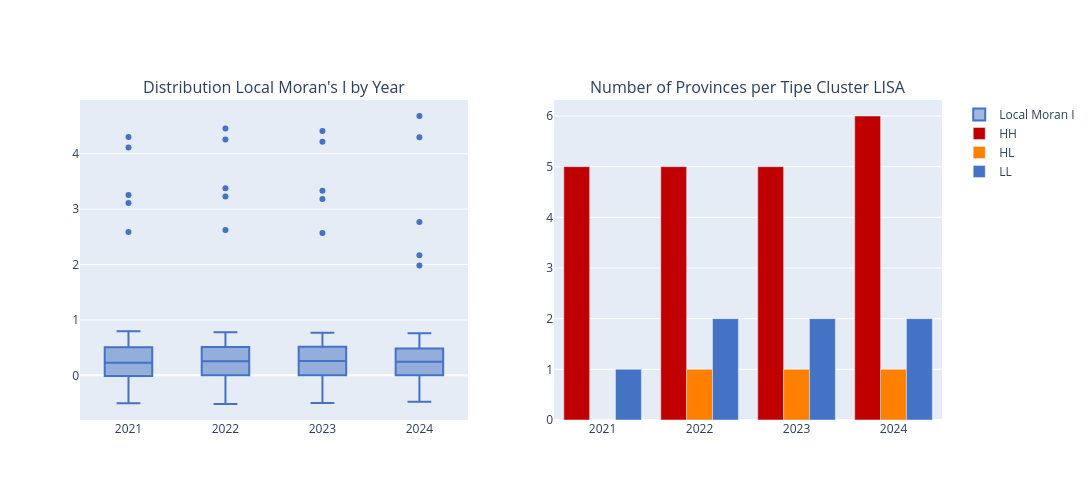

The cell this chart's notebook holds for it:
### Code cell
fig_dist_lisa = make_subplots(rows=1, cols=2, subplot_titles=("Distribution Local Moran's I by Year", "Number of Provinces per Tipe Cluster LISA"))

fig_dist_lisa.add_trace(go.Box(x=df_lisa['year'], y=df_lisa['local_moran_i'], marker_color='#4472C4', name='Local Moran I'), row=1, col=1)

count_cluster = df_lisa[df_lisa['significant']].groupby(['year', 'quadrant']).size().unstack(fill_value=0)
for col in count_cluster.columns:
    fig_dist_lisa.add_trace(go.Bar(name=col, x=count_cluster.index, y=count_cluster[col], marker_color=LISA_COLORS.get(col, 'gray')), row=1, col=2)

fig_dist_lisa.update_layout(height=500, width=1100, barmode='group')
fig_dist_lisa.write_json(OUTPUT_DIR / 'plot_lisa_distribution.json')
fig_dist_lisa.show()

### Figure 1 — Plotly figure (JSON) as saved in the notebook; plotly's stock layout.template omitted (floating-point values rounded to 4 significant figures; data arrays with more than 128 entries replaced by an {"elided": "..."} marker saying what was removed)
{"data": [{"marker": {"color": "#4472C4"}, "name": "Local Moran I", "type": "box", "x": {"elided": "151 int values"}, "xaxis": "x", "y": {"elided": "151 float values"}, "yaxis": "y"}, {"marker": {"color": "#C00000"}, "name": "HH", "type": "bar", "x": [2021, 2022, 2023, 2024], "xaxis": "x2", "y": [5, 5, 5, 6], "yaxis": "y2"}, {"marker": {"color": "#FF7F00"}, "name": "HL", "type": "bar", "x": [2021, 2022, 2023, 2024], "xaxis": "x2", "y": [0, 1, 1, 1], "yaxis": "y2"}, {"marker": {"color": "#4472C4"}, "name": "LL", "type": "bar", "x": [2021, 2022, 2023, 2024], "xaxis": "x2", "y": [1, 2, 2, 2], "yaxis": "y2"}], "layout": {"annotations": [{"font": {"size": 16}, "showarrow": false, "text": "Distribution Local Moran's I by Year", "x": 0.225, "xanchor": "center", "xref": "paper", "y": 1, "yanchor": "bottom", "yref": "paper"}, {"font": {"size": 16}, "showarrow": false, "text": "Number of Provinces per Tipe Cluster LISA", "x": 0.775, "xanchor": "center", "xref": "paper", "y": 1, "yanchor": "bottom", "yref": "paper"}], "barmode": "group", "height": 500, "width": 1100, "xaxis": {"anchor": "y", "domain": [0, 0.45]}, "xaxis2": {"anchor": "y2", "domain": [0.55, 1]}, "yaxis": {"anchor": "x", "domain": [0, 1]}, "yaxis2": {"anchor": "x2", "domain": [0, 1]}}}
